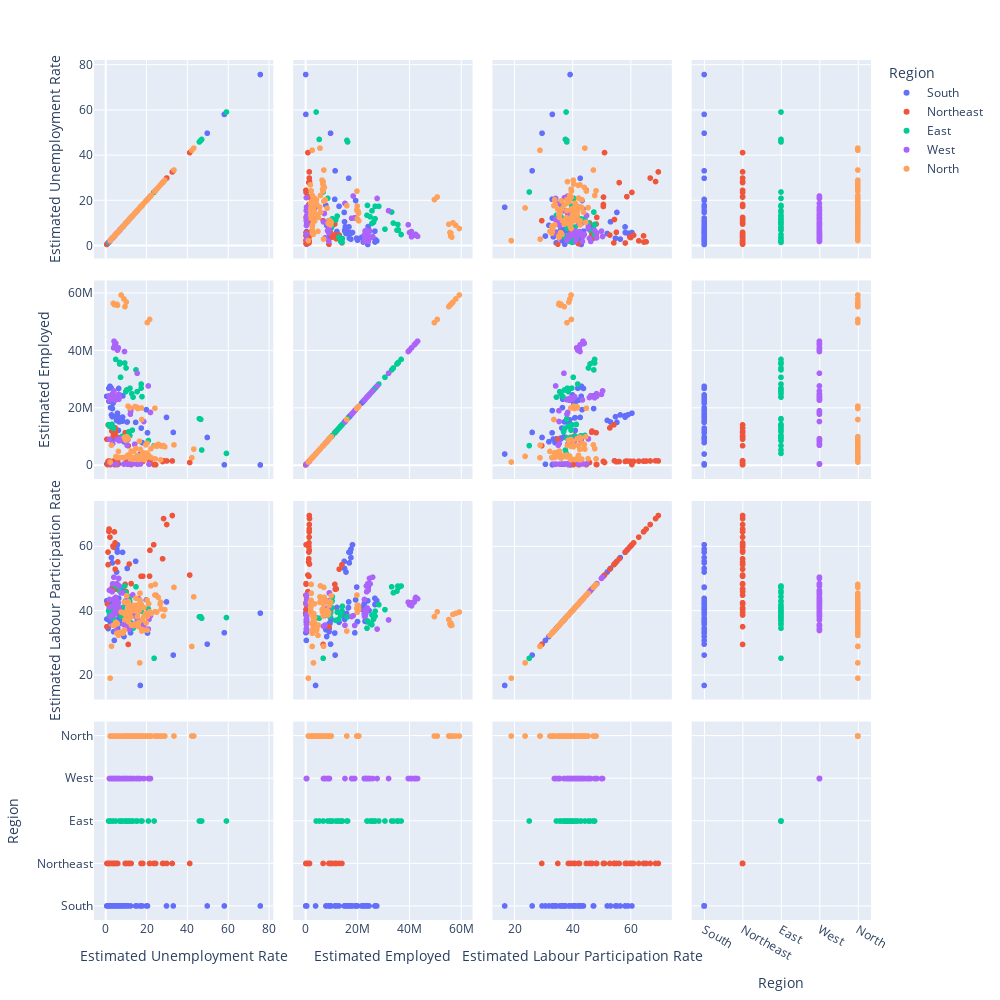

This figure's notebook cell:
### Code cell
x = df[['Estimated Unemployment Rate','Estimated Employed','Estimated Labour Participation Rate', 'Region']]
fig = px.scatter_matrix(x, color='Region', width=1000,height=1000);
fig.show()

### Figure 1 — Plotly figure (JSON) as saved in the notebook; plotly's stock layout.template omitted (floating-point values rounded to 4 significant figures)
{"data": [{"dimensions": [{"axis": {"matches": true}, "label": "Estimated Unemployment Rate", "values": [5.48, 5.83, 5.79, 20.51, 17.43, 3.31, 8.34, 6.96, 6.4, 6.59, 2.86, 3.61, 3.46, 29.84, 19.97, 8.44, 4.01, 0.5, 2.41, 1.58, 5.31, 7.6, 8.99, 16.99, 17.88, 9.71, 7.09, 10.98, 5.91, 3.88, 0.58, 1.76, 1.2, 75.85, 58.19, 4.24, 15.47, 5.05, 10.9, 6.18, 1.57, 2.09, 6.4, 49.83, 33.16, 12.2, 6.81, 2.65, 5, 2.16, 5.49, 8.29, 5.77, 6.25, 14.7, 10.55, 5.36, 5.79, 3.27, 2.86]}, {"axis": {"matches": true}, "label": "Estimated Employed", "values": [16635535, 16545652, 15881197, 11336911, 12988845, 19805400, 15431615, 15251776, 15220312, 15157557, 22688028, 21677719, 22079653, 16718395, 19397853, 24215057, 22885616, 24094289, 20127176, 22356390, 9904534, 9828023, 8221728, 3933276, 7921962, 9228268, 9504420, 9031944, 9240913, 9152881, 457950, 493961, 421028, 117542, 172308, 367135, 386563, 396006, 411717, 428419, 26881641, 27570589, 26830768, 9719167, 11483256, 19096847, 24572827, 27046415, 23025845, 23651626, 17609295, 16825970, 17341613, 12172230, 14977774, 15108910, 15679417, 18185429, 16961448, 17578739]}, {"axis": {"matches": true}, "label": "Estimated Labour Participation Rate", "values": [41.02, 40.9, 39.18, 33.1, 36.46, 47.41, 38.91, 37.83, 37.47, 37.34, 42.18, 40.54, 41.14, 42.78, 43.43, 47.29, 42.55, 43.13, 36.66, 40.3, 37.12, 37.71, 32, 16.77, 34.11, 36.11, 36.1, 35.78, 34.6, 33.52, 37.46, 40.8, 34.49, 39.3, 33.19, 30.8, 36.64, 33.34, 36.84, 36.32, 41.96, 43.2, 43.91, 29.63, 26.23, 33.16, 40.13, 42.22, 36.77, 36.62, 59.25, 58.24, 58.31, 41.06, 55.43, 53.22, 52.1, 60.59, 54.94, 56.58]}, {"axis": {"matches": true}, "label": "Region", "values": ["South", "South", "South", "South", "South", "South", "South", "South", "South", "South", "South", "South", "South", "South", "South", "South", "South", "South", "South", "South", "South", "South", "South", "South", "South", "South", "South", "South", "South", "South", "South", "South", "South", "South", "South", "South", "South", "South", "South", "South", "South", "South", "South", "South", "South", "South", "South", "South", "South", "South", "South", "South", "South", "South", "South", "South", "South", "South", "South", "South"]}], "hovertemplate": "Region=South<br>%{xaxis.title.text}=%{x}<br>%{yaxis.title.text}=%{y}<extra></extra>", "legendgroup": "South", "marker": {"color": "#636efa", "symbol": "circle"}, "name": "South", "showlegend": true, "type": "splom"}, {"dimensions": [{"axis": {"matches": true}, "label": "Estimated Unemployment Rate", "values": [4.66, 4.41, 4.77, 11.06, 9.55, 0.6, 3.77, 5.53, 1.19, 3.02, 1.66, 3.59, 1.58, 10.03, 5.92, 1.15, 2.1, 3.74, 4.29, 4.6, 23.57, 2.28, 24.51, 4.46, 4.45, 12.49, 5.7, 0.88, 32.67, 28.4, 29.95, 41.23, 21.51, 21.71, 18.24, 27.92, 17.35, 11.57]}, {"axis": {"matches": true}, "label": "Estimated Employed", "values": [13051904, 10088268, 11542888, 6830817, 11367897, 9095944, 10286757, 9781310, 14107641, 11949329, 1491093, 1346829, 1482351, 965057, 1215064, 1350794, 1448106, 1357643, 1459726, 1381490, 262895, 215303, 193427, 221058, 265175, 244462, 231798, 242068, 1508130, 1584686, 1511217, 971514, 1290986, 1494140, 1348849, 1318621, 1368244, 1576529]}, {"axis": {"matches": true}, "label": "Estimated Labour Participation Rate", "values": [52.98, 40.77, 46.73, 29.55, 48.26, 35.07, 40.88, 39.52, 54.38, 46.84, 65.49, 60.2, 64.74, 45.99, 55.24, 58.31, 62.96, 59.88, 64.6, 61.18, 60.59, 38.7, 44.88, 40.4, 48.32, 48.49, 42.54, 42.13, 69.69, 68.74, 66.89, 51.16, 50.81, 58.85, 50.78, 56.21, 50.77, 54.58]}, {"axis": {"matches": true}, "label": "Region", "values": ["Northeast", "Northeast", "Northeast", "Northeast", "Northeast", "Northeast", "Northeast", "Northeast", "Northeast", "Northeast", "Northeast", "Northeast", "Northeast", "Northeast", "Northeast", "Northeast", "Northeast", "Northeast", "Northeast", "Northeast", "Northeast", "Northeast", "Northeast", "Northeast", "Northeast", "Northeast", "Northeast", "Northeast", "Northeast", "Northeast", "Northeast", "Northeast", "Northeast", "Northeast", "Northeast", "Northeast", "Northeast", "Northeast"]}], "hovertemplate": "Region=Northeast<br>%{xaxis.title.text}=%{x}<br>%{yaxis.title.text}=%{y}<extra></extra>", "legendgroup": "Northeast", "marker": {"color": "#EF553B", "symbol": "circle"}, "name": "Northeast", "showlegend": true, "type": "splom"}, {"dimensions": [{"axis": {"matches": true}, "label": "Estimated Unemployment Rate", "values": [10.61, 10.29, 15.43, 46.64, 45.96, 17.82, 12.79, 13.44, 11.91, 9.82, 10.61, 11.85, 8.23, 47.09, 59.23, 20.95, 7.63, 9.76, 8.24, 11.8, 1.9, 3.12, 13.08, 23.76, 11.41, 3.77, 1.88, 1.42, 2.1, 2.18, 6.94, 4.92, 6.92, 17.41, 17.41, 7.29, 6.83, 14.87, 9.35, 9.98]}, {"axis": {"matches": true}, "label": "Estimated Employed", "values": [26397671, 26281655, 25717519, 16046236, 16280203, 23963933, 24989370, 23795534, 26902907, 25693252, 10198029, 10425425, 9638115, 5335262, 4145385, 8622722, 9521900, 9331640, 10185670, 10302276, 13743448, 14280735, 12272109, 6865693, 11730937, 12903993, 13614400, 14154039, 13608422, 14094553, 35820789, 36964178, 35903917, 26938836, 28356675, 30726310, 35372506, 33298644, 35707239, 33962549]}, {"axis": {"matches": true}, "label": "Estimated Labour Participation Rate", "values": [37.72, 37.35, 38.69, 38.17, 38.16, 36.86, 36.14, 34.59, 38.35, 35.7, 42.92, 44.4, 39.34, 37.69, 37.92, 40.59, 38.27, 38.31, 41.04, 43.08, 39.44, 41.44, 39.62, 25.23, 37.04, 37.45, 38.69, 39.96, 38.63, 39.98, 47.35, 47.74, 47.27, 39.9, 41.92, 40.39, 46.17, 47.48, 47.73, 45.63]}, {"axis": {"matches": true}, "label": "Region", "values": ["East", "East", "East", "East", "East", "East", "East", "East", "East", "East", "East", "East", "East", "East", "East", "East", "East", "East", "East", "East", "East", "East", "East", "East", "East", "East", "East", "East", "East", "East", "East", "East", "East", "East", "East", "East", "East", "East", "East", "East"]}], "hovertemplate": "Region=East<br>%{xaxis.title.text}=%{x}<br>%{yaxis.title.text}=%{y}<extra></extra>", "legendgroup": "East", "marker": {"color": "#00cc96", "symbol": "circle"}, "name": "East", "showlegend": true, "type": "splom"}, {"dimensions": [{"axis": {"matches": true}, "label": "Estimated Unemployment Rate", "values": [9.65, 8.38, 7.54, 3.41, 10.5, 14.23, 10.27, 5.63, 1.96, 6.62, 8.89, 2.81, 5.25, 13.31, 21.25, 9.96, 17.07, 16.21, 15.38, 11.54, 5.54, 6.38, 6.66, 18.71, 12.11, 3.2, 1.84, 1.87, 3.42, 4.03, 4.11, 4.57, 2.22, 12.36, 21.98, 6.48, 5.08, 4.7, 3.91, 3.13, 4.95, 4.69, 5.79, 20.9, 15.46, 9.23, 3.89, 6.23, 4.55, 4.1]}, {"axis": {"matches": true}, "label": "Estimated Employed", "values": [8552172, 9195114, 9302317, 7600448, 6991217, 7332807, 8620294, 9050422, 9021854, 8546847, 416750, 478068, 411761, 500614, 378244, 489111, 458876, 473016, 425004, 392304, 24126346, 24757795, 23566641, 15288878, 17836936, 23657055, 24276120, 22817232, 25010199, 25970259, 23018632, 22711479, 22867164, 19041832, 18443927, 23054646, 23940158, 23619011, 23341952, 23144552, 42596868, 42416317, 40196806, 27689253, 32116847, 39708538, 40998545, 40963616, 42042911, 43317881]}, {"axis": {"matches": true}, "label": "Estimated Labour Participation Rate", "values": [43.08, 45.58, 45.59, 35.58, 35.23, 38.48, 43.14, 42.97, 41.14, 40.82, 35.73, 38.38, 33.88, 44.97, 37.36, 42.21, 42.94, 43.76, 38.89, 34.3, 48.49, 50.11, 47.75, 35.5, 38.23, 45.96, 46.41, 43.55, 48.41, 50.49, 39.42, 39, 38.24, 35.45, 38.48, 40.04, 40.88, 40.08, 39.2, 38.47, 44.19, 43.8, 41.91, 34.32, 37.17, 42.71, 41.57, 42.49, 42.75, 43.75]}, {"axis": {"matches": true}, "label": "Region", "values": ["West", "West", "West", "West", "West", "West", "West", "West", "West", "West", "West", "West", "West", "West", "West", "West", "West", "West", "West", "West", "West", "West", "West", "West", "West", "West", "West", "West", "West", "West", "West", "West", "West", "West", "West", "West", "West", "West", "West", "West", "West", "West", "West", "West", "West", "West", "West", "West", "West", "West"]}], "hovertemplate": "Region=West<br>%{xaxis.title.text}=%{x}<br>%{yaxis.title.text}=%{y}<extra></extra>", "legendgroup": "West", "marker": {"color": "#ab63fa", "symbol": "circle"}, "name": "West", "showlegend": true, "type": "splom"}, {"dimensions": [{"axis": {"matches": true}, "label": "Estimated Unemployment Rate", "values": [22.23, 14.84, 17.04, 16.68, 42.27, 18.19, 20.3, 13.79, 12.53, 6.27, 20.34, 25.77, 25.05, 43.22, 29.02, 26.7, 24.18, 33.5, 19.68, 27.31, 16.83, 16.84, 18.76, 2.2, 26.95, 13.47, 24.31, 15.79, 12.04, 13.46, 21.08, 20.78, 15.5, 18.74, 17.92, 10.88, 11.09, 16.17, 16.14, 11.11, 10.97, 10.32, 2.86, 28.33, 16.55, 9.19, 10.99, 9.61, 9.88, 10.97, 15.16, 11.9, 17.7, 15.74, 14.39, 15.81, 17.51, 15.35, 24.15, 7.58, 8.98, 10.11, 21.54, 20.41, 9.47, 5.56, 5.79, 4.18, 3.75, 5.49, 4.99, 19.85, 6.48, 8.01, 8.61, 12.38, 14.26, 22.26, 9.23]}, {"axis": {"matches": true}, "label": "Estimated Employed", "values": [5805284, 5856307, 5553805, 3119274, 2632404, 4418914, 4291053, 4850107, 4958373, 4842698, 7693231, 7322942, 6641555, 5647630, 6437868, 6951934, 6800652, 7113788, 7132439, 6698551, 2287632, 2180268, 2021858, 1131128, 1897639, 2199683, 2229456, 2029740, 2237480, 2123965, 3453025, 3223513, 3359107, 3246493, 3202336, 3558889, 3429950, 3210281, 3106691, 9442093, 9229047, 9975485, 7020565, 6872938, 8390766, 9732417, 9386169, 8980432, 8800430, 20641716, 20328915, 20024680, 15984142, 19826602, 20506612, 19932393, 20014060, 20149594, 19908808, 59433759, 58060531, 56976338, 50915056, 49801902, 55380649, 56201654, 55831744, 56106836, 56539521, 2711639, 3020931, 2539302, 2720115, 2694072, 2656071, 2938552, 2717528, 2695230, 2739309]}, {"axis": {"matches": true}, "label": "Estimated Labour Participation Rate", "values": [47.79, 43.92, 42.65, 23.8, 28.91, 34.17, 33.97, 35.41, 35.59, 32.36, 43.36, 44.21, 39.63, 44.38, 40.39, 42.14, 39.77, 47.32, 39.2, 40.6, 45.5, 43.3, 41.04, 19.04, 42.7, 41.72, 48.25, 39.42, 41.54, 40.01, 42.2, 39.17, 38.18, 38.21, 37.24, 38.03, 36.66, 36.31, 35.05, 42.82, 41.72, 44.69, 28.99, 38.39, 40.18, 42.76, 41.99, 39.5, 38.75, 40.51, 41.77, 39.54, 33.71, 40.74, 41.38, 40.8, 41.71, 40.83, 44.92, 39.63, 39.23, 38.89, 39.73, 38.22, 37.29, 36.19, 35.96, 35.45, 35.49, 32.99, 36.48, 36.27, 33.23, 33.38, 33.06, 38.07, 35.9, 39.18, 34.03]}, {"axis": {"matches": true}, "label": "Region", "values": ["North", "North", "North", "North", "North", "North", "North", "North", "North", "North", "North", "North", "North", "North", "North", "North", "North", "North", "North", "North", "North", "North", "North", "North", "North", "North", "North", "North", "North", "North", "North", "North", "North", "North", "North", "North", "North", "North", "North", "North", "North", "North", "North", "North", "North", "North", "North", "North", "North", "North", "North", "North", "North", "North", "North", "North", "North", "North", "North", "North", "North", "North", "North", "North", "North", "North", "North", "North", "North", "North", "North", "North", "North", "North", "North", "North", "North", "North", "North"]}], "hovertemplate": "Region=North<br>%{xaxis.title.text}=%{x}<br>%{yaxis.title.text}=%{y}<extra></extra>", "legendgroup": "North", "marker": {"color": "#FFA15A", "symbol": "circle"}, "name": "North", "showlegend": true, "type": "splom"}], "layout": {"dragmode": "select", "height": 1000, "legend": {"title": {"text": "Region"}, "tracegroupgap": 0}, "margin": {"t": 60}, "width": 1000}}
